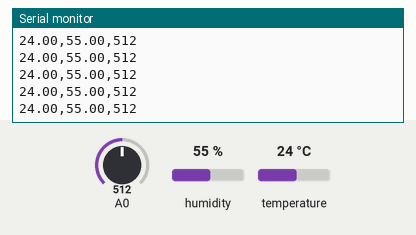
This sketch was run on a simulated Arduino Uno, built with avr-gcc and run on an emulated ATmega328P. Shown: the last lines printed to the serial monitor. The test bench sets the inputs (shaded band); at power-on: humidity 55 %, A0 = 512, temperature 24 °C.

Above: at 1.2 s.
1.3 s: humidity set to 22 %
At 2.18 s:
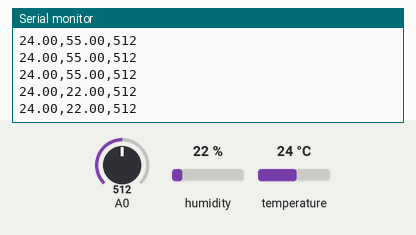
2.8 s: A0 set to 716
At 2.88 s:
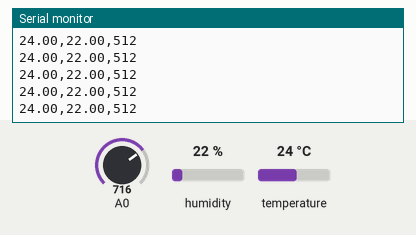
4.3 s: temperature set to 12 °C
At 4.32 s:
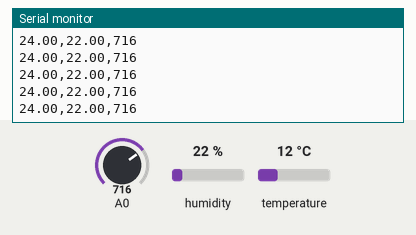
5.8 s: A0 set to 900
At 6.16 s:
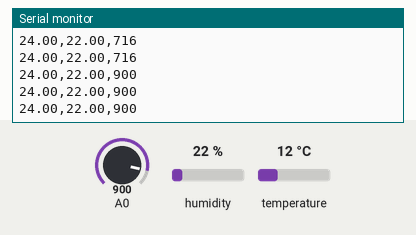
7.3 s: humidity set to 40 %
At 8.2 s:
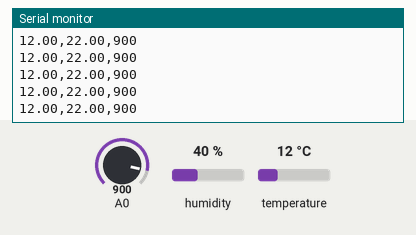
Timing chart, 0 to 9.8 s (numbered marks = the images above; inputs shaded):
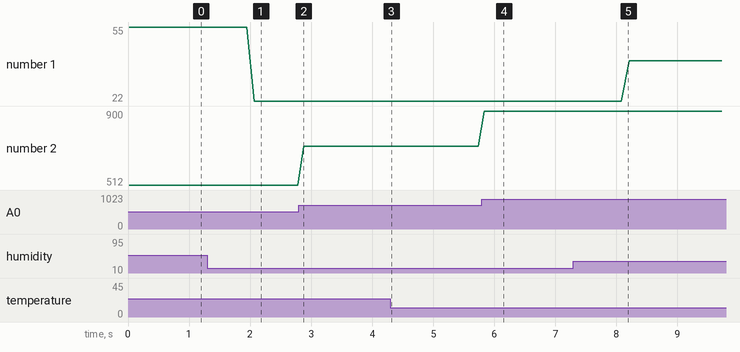

Measured:
- after the input at 1.3 s, the serial monitor: prints a new line after 0.77 s (image 1)
- after the input at 5.8 s, the serial monitor: prints a new line at once (image 4)
- plotted number 1: 55 → 22 after the input at 1.3 s, 22 → 40 after the input at 7.3 s
- plotted number 2: 512 → 716 after the input at 2.8 s, 716 → 900 after the input at 5.8 s

The sketch:

Code_arduino.ino
```cpp
#include <DHT.h>

#define DHTPIN 4
#define DHTTYPE DHT11

DHT dht(DHTPIN, DHTTYPE);

void setup() {
  Serial.begin(115200);
  dht.begin();
}

void loop() {
  Serial.flush();
  float humidity = dht.readHumidity();
  float temperature = dht.readTemperature();

  if (isnan(humidity) || isnan(temperature)) {
    Serial.println("Failed to read from DHT sensor!");
    return;
  }

  int analogValue = analogRead(A0); // Đọc giá trị từ cảm biến MQ2

// Gửi dữ liệu qua UART
Serial.print(temperature);
Serial.print(",");
Serial.print(humidity);
Serial.print(",");
Serial.println(analogValue);
  delay(100);
}
```
